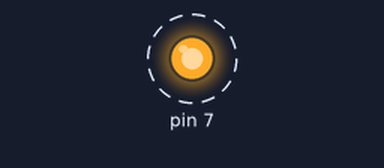
This sketch was run on a simulated Arduino Uno, built with avr-gcc and run on an emulated ATmega328P. On the bench: output pins drawn as LEDs (lit = HIGH). Dashed ring = blinking.

Above: at 0.5 s.
Timing chart, 0 to 4.6 s (numbered marks = the images above):
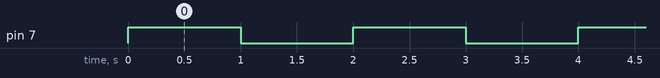

The sketch:

Lesson_2_2.ino
```cpp
// initialize our global variables
int delayMs = 1000; // delay time in milliseconds

void setup() {
	// initialize digital pin 7 as an output
	pinMode(7, OUTPUT);
}

void loop() {
	digitalWrite(7, HIGH); // turn the LED on
	delay(delayMs);
	digitalWrite(7, LOW);  // turn the LED off
	delay(delayMs);
}
```

Measured:
- by itself, pin 7: alternates HIGH for 1.0 s and LOW for 1.0 s
